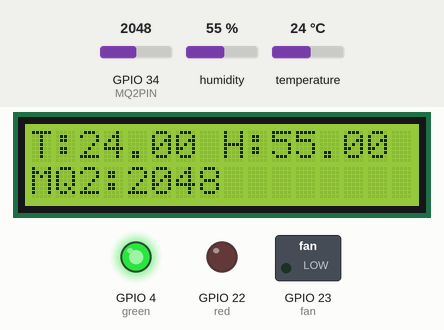
A sketch run on a simulated ESP32. Shown: 16×2 character LCD, switched loads named in the sketch (green lamp = pin HIGH), output pins drawn as LEDs (lit = HIGH). The inputs (shaded band) are chosen by the test bench; at power-on: GPIO 34 (MQ2PIN) = 2048, temperature 24 °C, humidity 55 %. WiFi joins after 1.5 s; servers stay silent unless stated; what the sketch prints to the serial monitor is not drawn.

Above: at 7.5 s.
7.6 s: GPIO 34 (MQ2PIN) set to 2949
At 9.9 s:
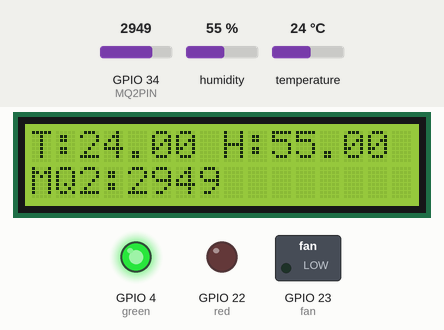
10.3 s: GPIO 34 (MQ2PIN) set to 3066
At 12.2 s:
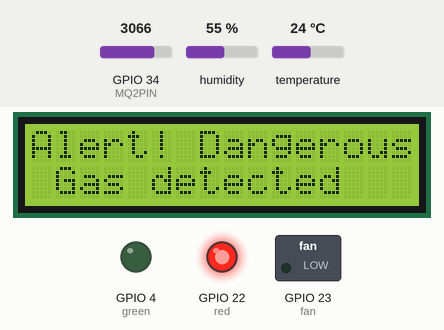
17.4 s: temperature set to 29 °C
21.4 s: temperature set to 32 °C
At 24.6 s:
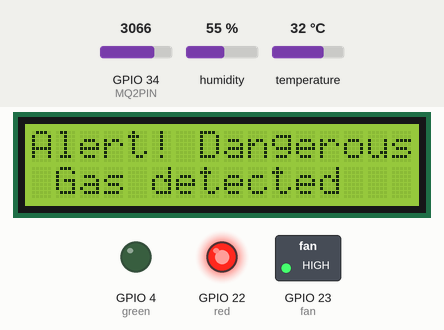
27.6 s: GPIO 34 (MQ2PIN) set to 2960
At 29.9 s:
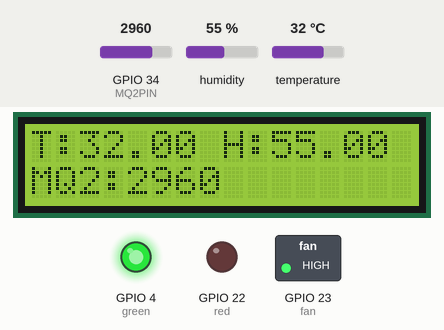
30.6 s: humidity set to 22 %
At 33.8 s:
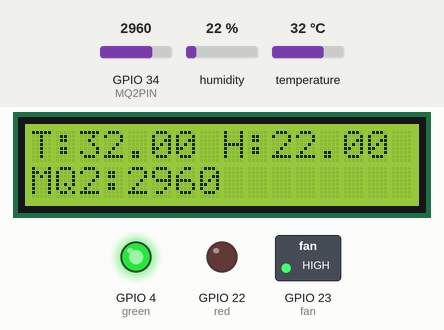
Timing chart, 0 to 35.3 s (numbered marks = the images above; inputs shaded):
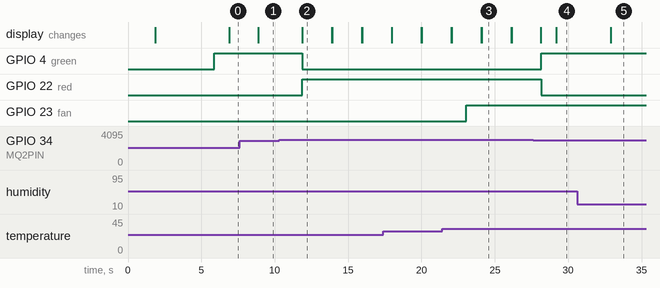

The sketch:

Industrial_Monitoring_System.ino
```cpp
#define BLYNK_TEMPLATE_ID "TMPL3t5upcit_"
#define BLYNK_TEMPLATE_NAME "DHT with esp32"
#define BLYNK_AUTH_TOKEN "_Y1p0zeSxw7Dt6uSGCyL4LCw7DXv3blc"

#define BLYNK_PRINT Serial
#include <WiFi.h>
#include <BlynkSimpleEsp32.h>
#include <DHT.h>
#include <LiquidCrystal.h> // Include the standard LCD library for parallel connection

int red = 22;          // Red LED pin
int green = 4;        // Green LED pin
int fan = 23;         // Fan pin
char auth[] = "_Y1p0zeSxw7Dt6uSGCyL4LCw7DXv3blc";
char ssid[] = "projectpulse";  // Type your Wi-Fi name
char pass[] = "hailucky123";   // Type your Wi-Fi password

#define DHTPIN 13               // Connect DHT Out pin to GPIO13 in ESP32
#define DHTTYPE DHT11
DHT dht(DHTPIN, DHTTYPE);

#define MQ2PIN 34               // Define MQ-2 analog pin (adjust according to your setup)

// Define LCD pins: (RS, E, D4, D5, D6, D7)
LiquidCrystal lcd(5, 14, 27, 26, 19, 21); // Initialize LCD

BlynkTimer timer;

void sendSensor()
{
  float humidity = dht.readHumidity();
  float temperature = dht.readTemperature(); // or dht.readTemperature(true) for Fahrenheit
  int mq2Value = analogRead(MQ2PIN); // Read analog value from MQ-2 sensor

  Blynk.virtualWrite(V0, temperature); // Send temperature to Blynk
  Blynk.virtualWrite(V1, humidity);    // Send humidity to Blynk
  Blynk.virtualWrite(V2, mq2Value);    // Send MQ-2 value to Blynk

  // Update LED and fan status to Blynk
  if (mq2Value > 3000)
  {
    lcd.clear();
    lcd.setCursor(0, 0);
    lcd.print("Alert! Dangerous");
    lcd.setCursor(0, 1);
    lcd.print(" Gas detected");
    digitalWrite(red, HIGH);
    digitalWrite(green, LOW);
    Blynk.virtualWrite(V3, red);   // Send Red LED status to Blynk
    Blynk.virtualWrite(V4, green); // Send Green LED status to Blynk
    delay(1000);
  }
  else
  {
    digitalWrite(red, LOW);
    digitalWrite(green, HIGH);
    Blynk.virtualWrite(V3, red);  // Send Red LED status to Blynk
    Blynk.virtualWrite(V4, green); // Send Green LED status to Blynk
  }

  if (temperature > 30)
  {
    digitalWrite(fan, HIGH);
    Blynk.virtualWrite(V5, fan);   // Send Fan status to Blynk
    delay(1000);
  }
  else
  {
    digitalWrite(fan, LOW);
    Blynk.virtualWrite(V5, fan);  // Send Fan status to Blynk
    delay(1000);
  }

  // Print the sensor values on the LCD
  lcd.clear();
  lcd.setCursor(0, 0);
  lcd.print("T:");
  lcd.print(temperature);
  lcd.print(" H:");
  lcd.print(humidity);
  lcd.setCursor(0, 1);
  lcd.print("MQ2:");
  lcd.print(mq2Value);

  Serial.print("Temperature : ");
  Serial.print(temperature);
  Serial.print("    Humidity : ");
  Serial.print(humidity);
  Serial.print("    MQ-2 Reading : ");
  Serial.println(mq2Value);
}

void setup()
{
  Serial.begin(115200);

  Blynk.begin(auth, ssid, pass);
  dht.begin();
  pinMode(red, OUTPUT);
  pinMode(green, OUTPUT);
  pinMode(fan, OUTPUT);

  // Initialize LCD
  lcd.begin(16, 2); // Set up the LCD's number of columns and rows
  lcd.setCursor(0, 0);
  lcd.print("Industrial");
  lcd.setCursor(0, 1);
  lcd.print("Monitoring Sys.");
  delay(2000); // Display project name for 2 seconds

  timer.setInterval(2000L, sendSensor);
}

void loop()
{
  Blynk.run();
  timer.run();
}
```

Measured:
- the behaviour switches between 3000 and 3001 on GPIO 34 (MQ2PIN) (found by bisection; images 1 and 2)
- the behaviour switches between 30 and 31 °C on temperature (found by bisection; images 2 and 3)
- after the input at 7.6 s, the display: changes after 1.3 s (image 1)
- after the input at 10.3 s, GPIO 4 (green): HIGH → LOW after 1.6 s; GPIO 22 (red): LOW → HIGH after 1.6 s; the display: changes after 1.6 s (image 2)
- after the input at 21.4 s, GPIO 23 (fan): LOW → HIGH after 1.7 s; the display: first differs from a run without the input after 2.7 s (image 3 shows a later state)
- after the input at 27.6 s, GPIO 4 (green): LOW → HIGH after 0.56 s; GPIO 22 (red): HIGH → LOW after 0.56 s
- after the input at 30.6 s, the display: changes after 2.3 s (image 5)
